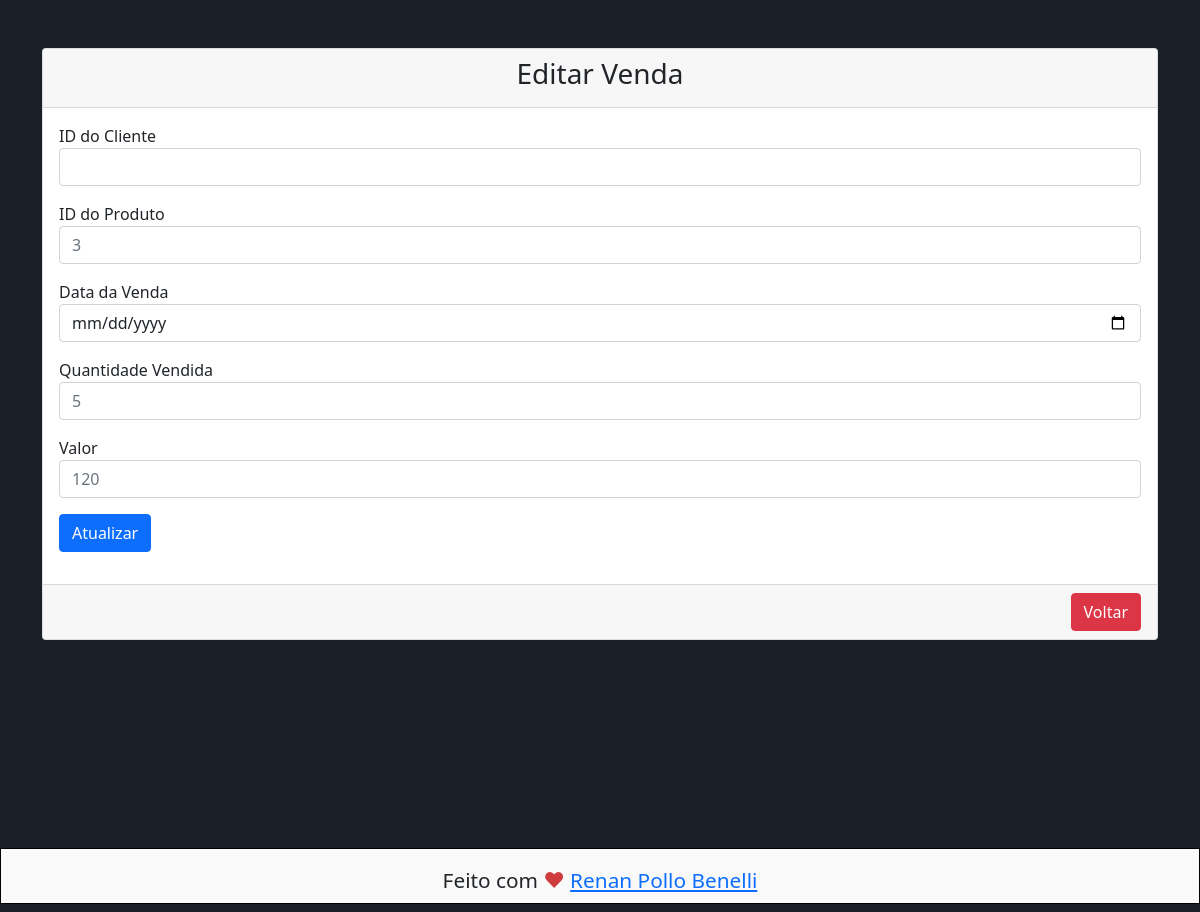
The page /view/venda/attVenda.php?id=1 (signed in) on the database its author committed.
### tables this page shows
CREATE TABLE `venda` (
  `id` int(11) NOT NULL,
  `idCliente` int(11) NOT NULL,
  `idProduto` int(11) NOT NULL,
  `qtde_vendida` int(11) NOT NULL,
  `valor` float NOT NULL,
  `data_venda` date NOT NULL
);

### dao/VendaDao.php (called while the page is built, shortened)
<?php
include_once '../../model/Venda.php';
class VendaDao {
    public function findById(int $id) {
        $sql = "SELECT * FROM venda WHERE id = :id;";
        $conn = Conexao::conectar();
        $query = $conn->prepare($sql);
        $query->bindValue(':id', $id, \PDO::PARAM_INT);
        $query->execute();
        $linha = $query->fetch(\PDO::FETCH_ASSOC);
        $venda = new Venda();
        $venda->setId($linha['id']);
        $venda->setIdProduto($linha['idProduto']);
        $venda->setIdCliente($linha['idCliente']);
        $venda->setQtdeVendida($linha['qtde_vendida']);
        $venda->setValorTotal($linha['valor']);
        $venda->setDataVenda($linha['data_venda']);
        return $venda;
    }
}

### bll/VendaBll.php (called while the page is built, shortened)
<?php
include_once 'C:\xampp\htdocs\Sistema-VendasPHP\dao\VendaDao.php';
class VendaBll {
    public function findById(int $id) {
        $dao = new VendaDao();
        return $dao->findById($id);
    }
}
?>

### model/Venda.php (called while the page is built, shortened)
<?php
class Venda {
    private $idProduto;
    private $qtdeVendida;
    private $valorTotal;
    private $dataVenda;
    public function getIdProduto() {
        return $this->idProduto;
    }
    public function setIdProduto(int $idProduto) {
        $this->idProduto = $idProduto;
    }
    public function getQtdeVendida() {
        return $this->qtdeVendida;
    }
    public function setQtdeVendida(int $qtdeVendida) {
        $this->qtdeVendida = $qtdeVendida;
    }
    public function getValorTotal() {
        return $this->valorTotal;
    }
    public function setValorTotal(float $valorTotal) {
        $this->valorTotal = $valorTotal;
    }
    public function getDataVenda() {
        return $this->dataVenda;
    }
    public function setDataVenda($dataVenda) {
        $this->dataVenda = $dataVenda;
    }
}
?>

### view/venda/attVenda.php (the view, shortened to what this page needs)
<?php
include_once '../../bll/VendaBll.php';
$id = $_GET['id'];
$bll = new VendaBll();
$venda = $bll->findById($id);
?>
<!doctype html>
<html lang="pt-br">
<head>
    <link href="https://cdn.jsdelivr.net/npm/bootstrap@5.1.3/dist/css/bootstrap.min.css" rel="stylesheet">
    <link rel="stylesheet" href="../../view/css/formatacao.css">
</head>
<body>
    <div class="container mt-5">
        <div class="row">
            <div class="col-md-12">
                <div class="card">
                    <div class="card-header">
                        <h3>Editar Venda</h3>
                    </div>
                    <div class="card-body">
                        <form action="updateVenda.php" method="POST">
                            <div class="mb-3">
                                <label>ID do Cliente</label>
                                <input type="number" name="idCliente" class="form-control" >
                            </div>
                            <div class="mb-3">
                                <label>ID do Produto</label>
                                <input type="number" name="idProduto" class="form-control" placeholder="<?php echo $venda->getIdProduto(); ?>">
                            </div>
                            <div class="mb-3">
                                <label>Data da Venda</label>
                                <input type="date" name="data_venda" class="form-control" placeholder="<?php echo $venda->getDataVenda(); ?>">
                            </div>
                            <div class="mb-3">
                                <label>Quantidade Vendida</label>
                                <input type="number" name="qtde_vendida" class="form-control" placeholder="<?php echo $venda->getQtdeVendida(); ?>">
                            </div>
                            <div class="mb-3">
                                <label>Valor</label>
                                <input type="number" name="valor" class="form-control" placeholder="<?php echo $venda->getValorTotal(); ?>">
                            </div>
                            <div class="mb-3">
                                <button type="submit" name="atualizar-venda" class="btn btn-primary">
                                    Atualizar
                                </button>
                            </div>
                        </form>
                    </div>
                    <div class="card-footer">
                        <h4>
                            <a href="../../view/venda/lstVendas.php" class="btn btn-danger float-end">Voltar</a>
                        </h4>
                    </div>
                </div>
            </div>
        </div>
    </div>
    <footer id="footer" class="footer white-bg">
        <p>Feito com <span class="heart">♥</span> <a href="https://beacons.ai/renanpollo" target="_blank">Renan Pollo Benelli</a></p>
    </footer>
</body>
</html>

### view/css/formatacao.css (style rules this page uses)
:root { --white-color: #fff; --white-smoke-color: #F9F9F9; --black-color: #000; --red-color: #CF3C3F; --light-grey-color: #ECECEC; --grey-color: #C4C4C4; --medium-grey-color: #a7a7a7; --deep-grey-color: #343434; --blue-color: #1B77F3; --dark-blue-color: #1B1F27; }
body { width: 100%; height: 100vh; background-color: var(--dark-blue-color); }
.container { width: 100%; height: 100%; }
h3 { text-align: center; }
footer { height: 7vh; text-align: center; font-size: 1.3rem; background-color: var(--white-smoke-color); border: 1px solid black; }
.heart { color: var(--red-color); }
.footer p { margin: 0; padding: 1rem; }

### rows shown on the page
venda: idProduto "3", qtde_vendida "5", valor "120"
